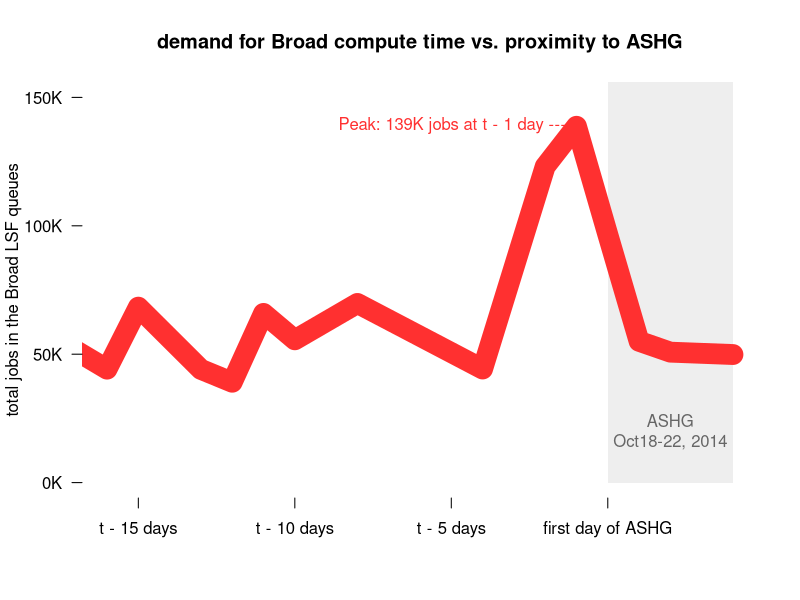

This chart was generated by the following R code:
setwd('~/d/sci/src/prp-misc')
require(sqldf)
qs = read.table('queues.txt')

colnames(qs) = c('DAYNO','DOW','MONTH','DAY','TIME','TZ','YEAR','QUEUE_NAME','PRIO','STATUS','MAX','JL_U','JL_P','JL_H','NJOBS','PEND','RUN','SUSP')
qs = qs[qs$QUEUE_NAME != 'QUEUE_NAME',]
qs$NJOBS = as.integer(qs$NJOBS)

q_by_day = sqldf("
select   DAYNO, QUEUE_NAME, AVG(NJOBS) MEAN_NJOBS
from     qs
group by 1, 2
;")

total_by_day = sqldf("
select   DAYNO, SUM(MEAN_NJOBS) TOTAL_JOBS
from     q_by_day
-- where    QUEUE_NAME like '%week%'
-- and      DAYNO > 275
group by 1
;")


plot(NA,NA,xlim=c(275,295),ylim=c(0,150000),axes=FALSE,
     ylab='total jobs in the Broad LSF queues',xlab='',
     main='demand for Broad compute time vs. proximity to ASHG')
rect(xleft=291,xright=295,ybottom=0,ytop=200000,col='#EEEEEE',border=NA)
points(total_by_day$DAYNO,total_by_day$TOTAL_JOBS,type='l',lwd=20,col='#FF3030')
axis(side=1,at=c(276,281,286,291),labels=c("t - 15 days","t - 10 days","t - 5 days","first day of ASHG"),lwd=0,lwd.ticks=1)
axis(side=2,at=(0:3)*50000,labels=paste((0:3)*50,"K",sep=''),las=1,lwd=0,lwd.ticks=1)
text(x=293,y=10000,pos=3,label='ASHG\nOct18-22, 2014',col='#666666')
text(x=290,y=139000,pos=2,label='Peak: 139K jobs at t - 1 day ---',col='#FF3030')
